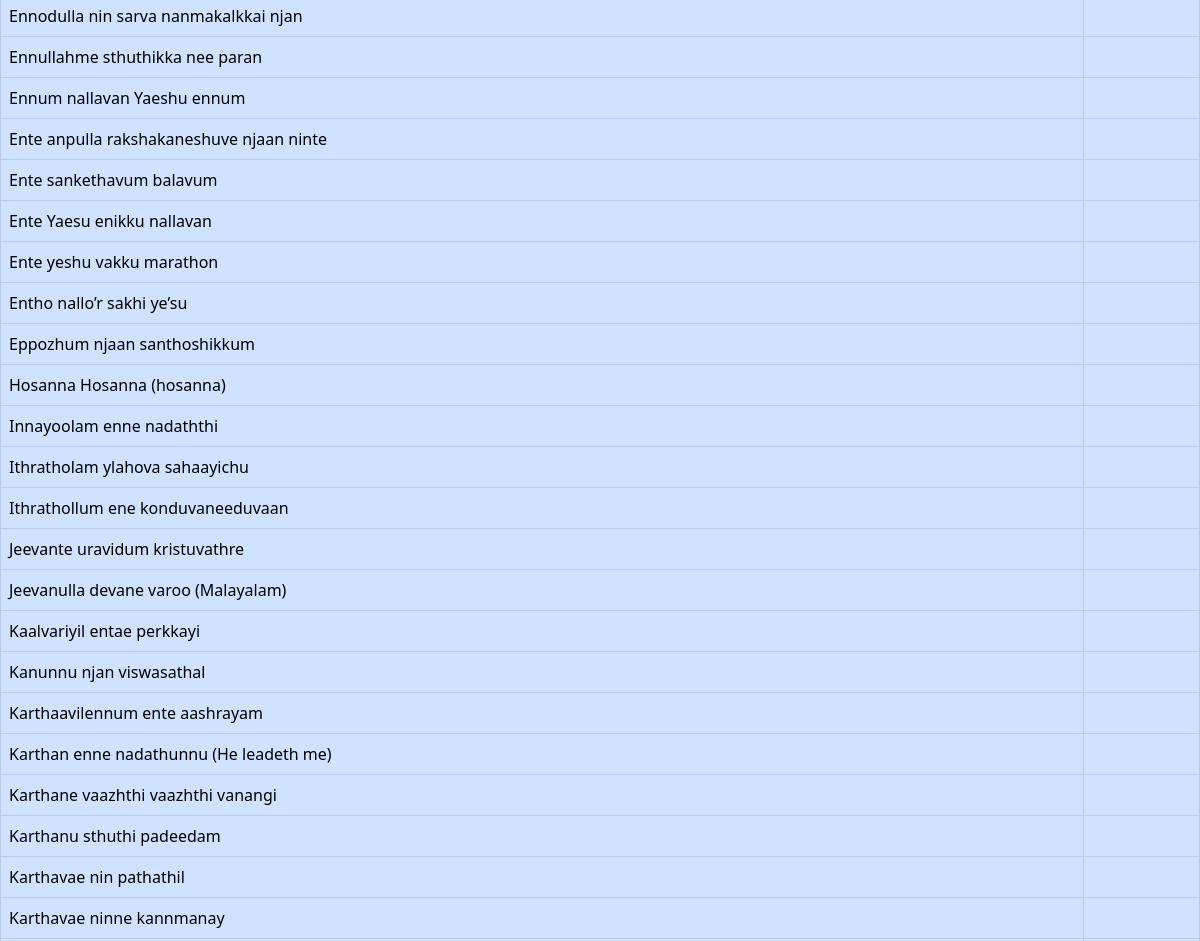
Page /malayalam (middle part) on the earlier database version.
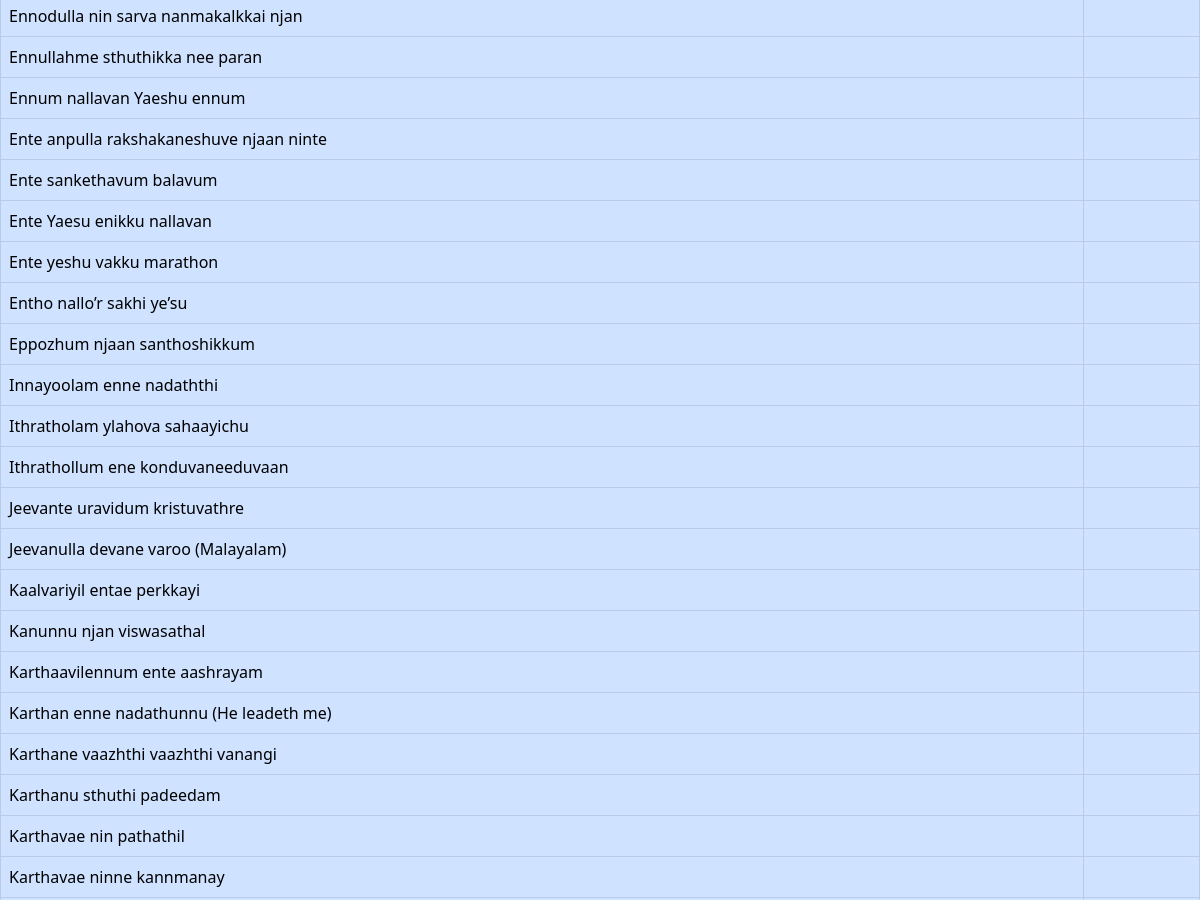
Same page on the later database version.
### tables this page shows
CREATE TABLE songs (
            id INTEGER PRIMARY KEY AUTOINCREMENT,
            title TEXT,
            alternate_title TEXT,
            lyrics TEXT,
            transliteration TEXT,
            chord TEXT,
            search_title TEXT,
            search_lyrics TEXT,
            youtube_link TEXT,
            create_date TEXT,
            modified_date TEXT,
            username TEXT,
            FOREIGN KEY (username) REFERENCES users(username)
        );

### server.py (the view)
@app.route('/malayalam')
def malayalam():
    conn = sqlite3.connect(DATABASE)
    if 'username' in session:
        login = True
        user = session['username']
        cursor1 = conn.cursor()
        cursor1.execute('SELECT permission FROM users where username = ?', (user,))
        permission = cursor1.fetchone()
        permission = permission[0]
    else:
        login = False
        user=""
        permission = 0
    cursor = conn.cursor()
    cursor.execute('SELECT id, title, search_title, search_lyrics FROM songs')
    all_rows = cursor.fetchall()
    filtered_results = [row for row in all_rows if 'malayalam' in row[1] or 'Malayalam' in row[1] or 'malayalam' in row[2] or 'Malayalam' in row[2]]
    sorted_rows = sorted(filtered_results, key=lambda x: x[1].lower())
    conn.close()
    return render_template("malayalam.html", login=login, user=user, rows=sorted_rows, permission = permission)

### templates/malayalam.html (shortened to what this page needs)
<!DOCTYPE html>
<html lang="en">
<head>
    <link rel="stylesheet" href="https://cdnjs.cloudflare.com/ajax/libs/font-awesome/4.7.0/css/font-awesome.min.css">
    <link href="https://cdn.jsdelivr.net/npm/bootstrap@5.0.2/dist/css/bootstrap.min.css" rel="stylesheet"
>
</head>
<body>
    <br>
    <div class="tab-content" id="pills-tabContent">
        <div class="tab-pane fade show active" id="all" role="tabpanel" aria-labelledby="all-tab">
            <center>
                <table class="table table-dark table-hover table-bordered" style="margin-top: -25px;">
                    <tbody class="table-primary" id="songTable">
                        {% for row in rows %}
                        <tr data-id="{{ row[0] }}" id="{{ row[0] }}">
                            <td data-bs-toggle="modal" data-bs-target="#songModal">{{ row[1] }}</td>
                            <td>&nbsp;&nbsp;</td>
                        </tr>
                        {% endfor %}
                    </tbody>
                </table><br><br>
            </center>
        </div>
    </div>
</body>
</html>

Differences in the rows shown:
no longer on this page (row edited): songs: title "Hosanna Hosanna (hosanna)"
